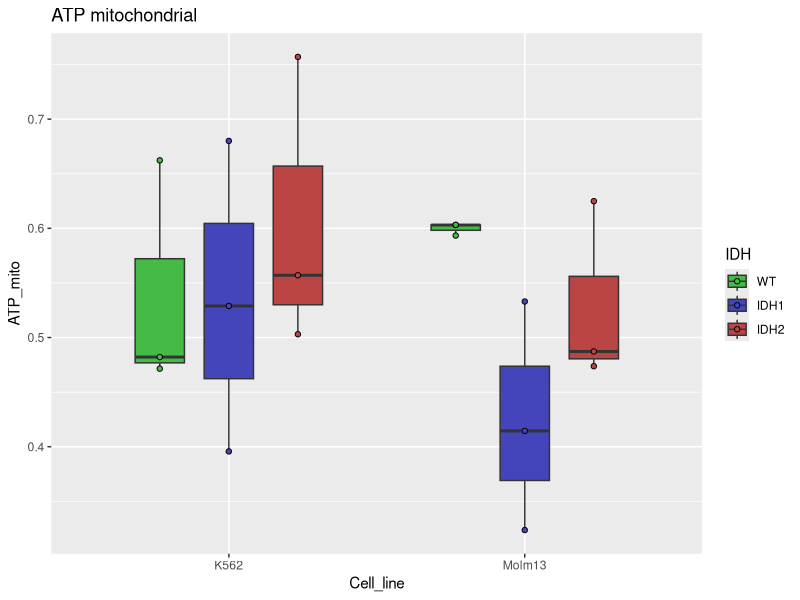
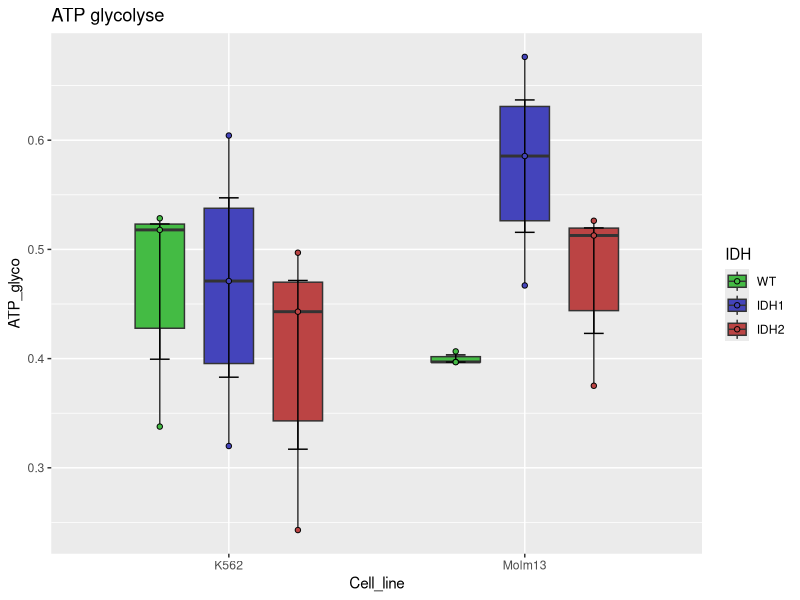
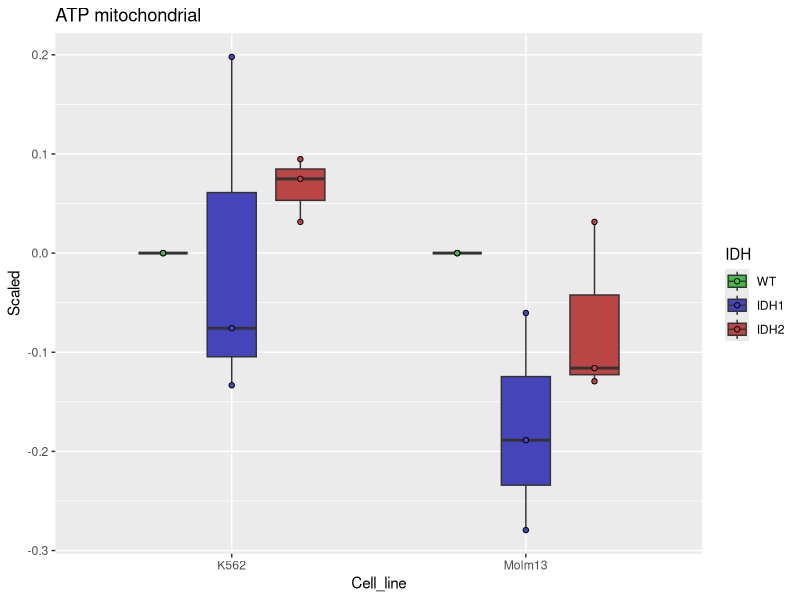
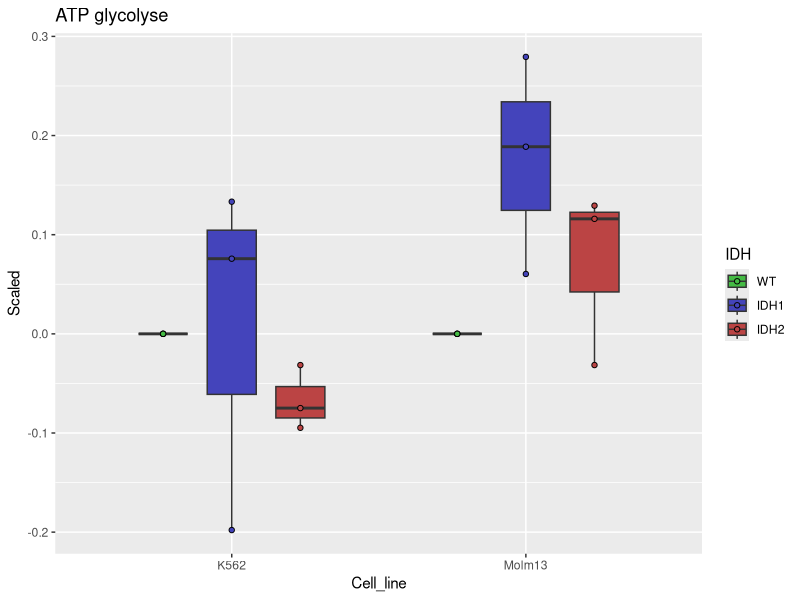
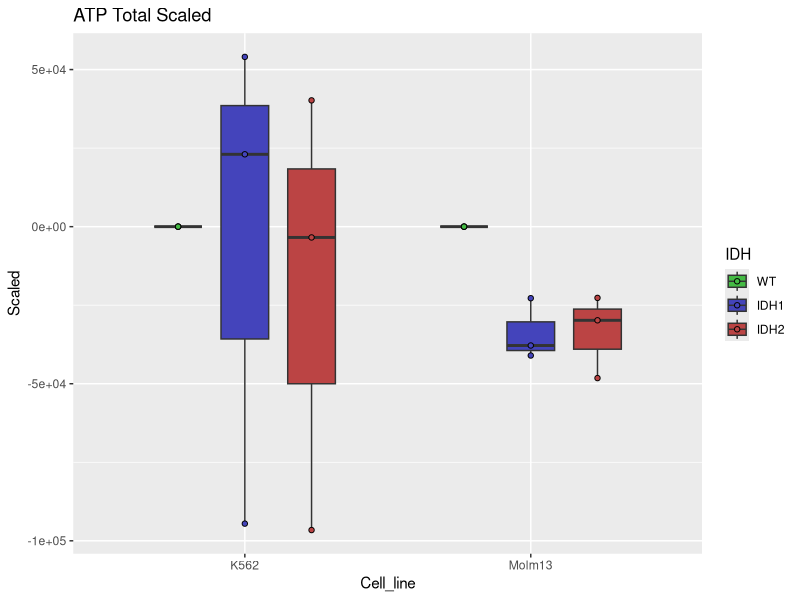
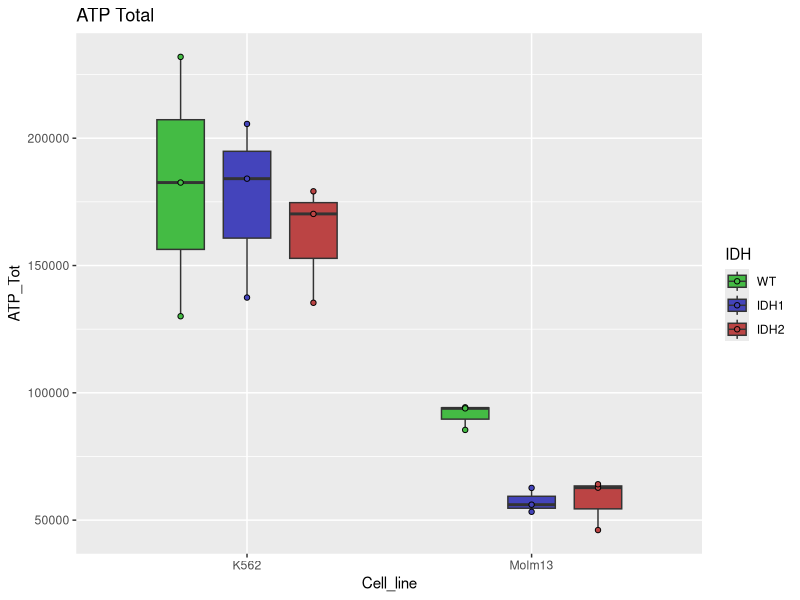

Source code (R) for these figures, in order:
## ---- chunk 1
library(dplyr)
library(ggplot2)
## ---- chunk 2
DATA_ATP <- read.table("../../Results/In_vitro/ATP_assay.csv", sep = "\t", col.names = c("Cell_line", "IDH", "Treatment", "Technique_replicat", "Biological_replicat", "Value"))
DATA_ATP$pheno <- paste(DATA_ATP$Cell_line, DATA_ATP$IDH, DATA_ATP$Treatment, DATA_ATP$Biological_replicat, sep = "_")
Pulled_values <- sapply(unique(DATA_ATP$pheno), function(Pheno){
  tmp <- dplyr::filter(DATA_ATP, pheno == Pheno)
  mean(tmp[,"Value"])
}) 
Data_ATP_pulled <- DATA_ATP[DATA_ATP$Technique_replicat == 1, 1:5]
Data_ATP_pulled$Value <- Pulled_values
Data_ATP_pulled
## ---- chunk 3
ATP_assay <- lapply(1:3, function(Bio_replicat){
  dat <- dplyr::filter(Data_ATP_pulled, Biological_replicat == Bio_replicat)
  res <- lapply(c("Molm13", "K562"), function(cell_line){
    mIDH_cond <- lapply(c("WT", "IDH1", "IDH2"), function(mIDH){
      condition <- dplyr::filter(dat, Cell_line == cell_line & IDH == mIDH)
      PBS <- dplyr::filter(condition, Treatment == "PBS") %>% .$Value
      Combo <- dplyr::filter(condition, Treatment == "Combo") %>% .$Value
      Iodo <- dplyr::filter(condition, Treatment == "Iodo") %>% .$Value 
      
      ATP_tot <- PBS - Combo
      ATP_mito <- (Iodo - Combo) / ATP_tot
      ATP_glyco <- 1 - ATP_mito
      list("PBS" = PBS, "Combo" = Combo, "Iodo" = Iodo, 
           "ATP_Total" = ATP_tot, "ATP_mitochondrial" = ATP_mito, "ATP_glycolyse" = ATP_glyco)
    })
    names(mIDH_cond) <- c("WT", "IDH1", "IDH2")
    mIDH_cond
  })
  names(res) <- c("Molm13", "K562")
  res
})
names(ATP_assay) <- c("Biological_replicat_1", "Biological_replicat_2", "Biological_replicat_3")
## ---- chunk 4
ATP_mito <- lapply(c("Molm13", "K562"), function(Cell_line){
  lapply(c("WT", "IDH1", "IDH2"), function(mIDH){
    ATP_mito <- sapply(1:3, function(replicat){
      ATP_assay[[paste0("Biological_replicat_", replicat)]][[Cell_line]][[mIDH]]$ATP_mitochondrial
    }) %>% c %>% unname
    data.frame("Cell_line" = rep(Cell_line, 3),
               "mIDH" = rep(mIDH, 3),
               "Condition" = paste(Cell_line, mIDH, sep = "_"),
               "Biological_replicat" = 1:3,
               "ATP_mito" = ATP_mito)
  }) %>% data.table::rbindlist()
}) %>% data.table::rbindlist()

ATP_glyco <- lapply(c("Molm13", "K562"), function(Cell_line){
  lapply(c("WT", "IDH1", "IDH2"), function(mIDH){
    ATP_glyco <- sapply(1:3, function(replicat){
      ATP_assay[[paste0("Biological_replicat_", replicat)]][[Cell_line]][[mIDH]]$ATP_glycolyse
    }) %>% c %>% unname
    data.frame("Cell_line" = rep(Cell_line, 3),
               "mIDH" = rep(mIDH, 3),
               "Condition" = paste(Cell_line, mIDH, sep = "_"),
               "Biological_replicat" = 1:3,
               "ATP_glyco" = ATP_glyco)
  }) %>% data.table::rbindlist()
}) %>% data.table::rbindlist()
## ---- chunk 5
ATP_mito$Scaled <- 1:nrow(ATP_mito) %>% sapply(function(row){
  Ligne <- ATP_mito[row,]
  Wt_cond <- dplyr::filter(ATP_mito, Biological_replicat == Ligne$Biological_replicat & Cell_line == Ligne$Cell_line & mIDH == "WT")[1,]
  mean <- Wt_cond$ATP_mito
  (Ligne$ATP_mito - mean)
})

ATP_glyco$Scaled <- 1:nrow(ATP_glyco) %>% sapply(function(row){
  Ligne <- ATP_glyco[row,]
  Wt_cond <- dplyr::filter(ATP_glyco, Biological_replicat == Ligne$Biological_replicat & Cell_line == Ligne$Cell_line & mIDH == "WT")[1,]
  mean <- Wt_cond$ATP_glyco
  Ligne$ATP_glyco - mean
})
## ---- chunk 6
p <- ggplot(ATP_mito, aes(x = Cell_line, y = ATP_mito,fill = factor(mIDH, levels = c("WT", "IDH1", "IDH2"))))
p + geom_boxplot(position = position_dodge(width = 0.7), width = 0.5) +
  geom_point(aes(x = Cell_line), shape = 21, position = position_dodge(width = 0.7)) + labs(fill = c("IDH")) +
  scale_fill_manual(values = c("#44BB44", "#4444BB", "#BB4444")) + ggtitle("ATP mitochondrial")

p <- ggplot(ATP_glyco, aes(x = Cell_line, y = ATP_glyco,fill = factor(mIDH, levels = c("WT", "IDH1", "IDH2"))))
p + geom_boxplot(position = position_dodge(width = 0.7), width = 0.5) +
  geom_errorbar(stat = 'summary', position = position_dodge(width = 0.7), width = 0.2) +
  geom_point(aes(x = Cell_line), shape = 21, position = position_dodge(width = 0.7)) + labs(fill = c("IDH")) +
  scale_fill_manual(values = c("#44BB44", "#4444BB", "#BB4444")) + ggtitle("ATP glycolyse")
## ---- chunk 7
p <- ggplot(ATP_mito, aes(x = Cell_line, y = Scaled,fill = factor(mIDH, levels = c("WT", "IDH1", "IDH2"))))
p + geom_boxplot(position = position_dodge(width = 0.7), width = 0.5) +
  geom_point(aes(x = Cell_line), shape = 21, position = position_dodge(width = 0.7)) + labs(fill = c("IDH")) +
  scale_fill_manual(values = c("#44BB44", "#4444BB", "#BB4444")) + ggtitle("ATP mitochondrial")

p <- ggplot(ATP_glyco, aes(x = Cell_line, y = Scaled,fill = factor(mIDH, levels = c("WT", "IDH1", "IDH2"))))
p + geom_boxplot(position = position_dodge(width = 0.7), width = 0.5) +
  geom_point(aes(x = Cell_line), shape = 21, position = position_dodge(width = 0.7)) + labs(fill = c("IDH")) +
  scale_fill_manual(values = c("#44BB44", "#4444BB", "#BB4444")) + ggtitle("ATP glycolyse")
## ---- chunk 8
ATP_total <- ATP_mito <- lapply(c("Molm13", "K562"), function(Cell_line){
  lapply(c("WT", "IDH1", "IDH2"), function(mIDH){
    ATP_Tot <- sapply(1:3, function(replicat){
      ATP_assay[[paste0("Biological_replicat_", replicat)]][[Cell_line]][[mIDH]]$ATP_Total
    }) %>% c %>% unname
    data.frame("Cell_line" = rep(Cell_line, 3),
               "mIDH" = rep(mIDH, 3),
               "Condition" = paste(Cell_line, mIDH, sep = "_"),
               "Biological_replicat" = 1:3,
               "ATP_Tot" = ATP_Tot)
  }) %>% data.table::rbindlist()
}) %>% data.table::rbindlist()
## ---- chunk 9
ATP_total$Scaled <- 1:nrow(ATP_total) %>% sapply(function(row){
  Ligne <- ATP_total[row,]
  Wt_cond <- dplyr::filter(ATP_total, Biological_replicat == Ligne$Biological_replicat & Cell_line == Ligne$Cell_line & mIDH == "WT")[1,]
  mean <- Wt_cond$ATP_Tot
  (Ligne$ATP_Tot - mean)
})
## ---- chunk 10
p <- ggplot(ATP_total, aes(x = Cell_line, y = Scaled,fill = factor(mIDH, levels = c("WT", "IDH1", "IDH2"))))
p + geom_boxplot(position = position_dodge(width = 0.7), width = 0.5) +
  geom_point(aes(x = Cell_line), shape = 21, position = position_dodge(width = 0.7)) + labs(fill = c("IDH")) +
  scale_fill_manual(values = c("#44BB44", "#4444BB", "#BB4444")) + ggtitle("ATP Total Scaled")
## ---- chunk 11
p <- ggplot(ATP_total, aes(x = Cell_line, y = ATP_Tot,fill = factor(mIDH, levels = c("WT", "IDH1", "IDH2"))))
p + geom_boxplot(position = position_dodge(width = 0.7), width = 0.5) +
  geom_point(aes(x = Cell_line), shape = 21, position = position_dodge(width = 0.7)) + labs(fill = c("IDH")) +
  scale_fill_manual(values = c("#44BB44", "#4444BB", "#BB4444")) + ggtitle("ATP Total")
